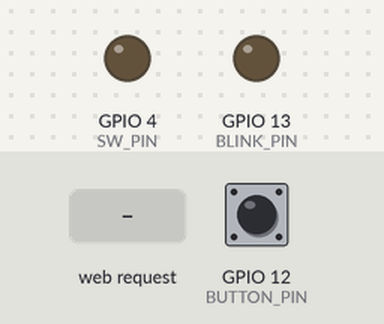
Bench run of a program on a simulated ESP8266 (NodeMCU). Parts: output pins drawn as LEDs (lit = HIGH). The test bench sets the inputs (shaded band); at power-on: GPIO 12 (BUTTON_PIN) HIGH. WiFi joins after 1.5 s; servers stay silent unless stated; storage starts empty; EEPROM starts erased; what the program prints to the serial monitor is not drawn.

Above: at 4.9 s.
5.0 s: GPIO 12 (BUTTON_PIN) pulled LOW for 0.15 s
At 6.1 s:
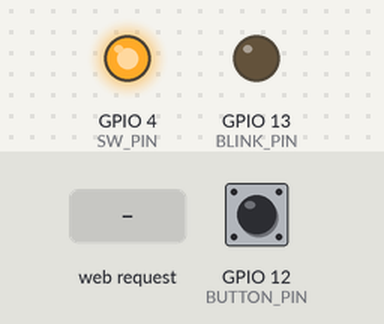
6.9 s: HTTP request GET /sw?state=off received
At 7.4 s:
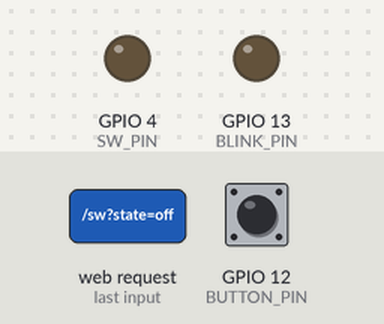
8.4 s: HTTP request GET /sw?state=on received
At 9.7 s:
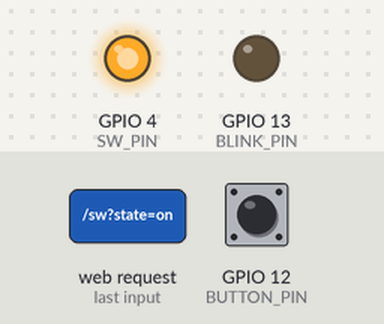
Timing chart, 0 to 11.4 s (numbered marks = the images above; inputs shaded):
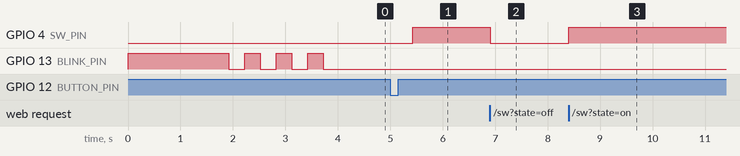

The program:

main.cpp
```cpp
#include <Arduino.h>
#include <ESP8266WiFi.h>
#include <ESP8266mDNS.h>
#include <ESPAsyncTCP.h>
#include <ESPAsyncWebServer.h>
#include <ESPAsyncWiFiManager.h>
#include <AsyncElegantOTA.h>
#include <PubSubClient.h>
#include <LittleFS.h>
#include <OneButton.h>

#include "blink.h"
#include "config.h"

#define SW_PIN 4
#define BUTTON_PIN 12

bool sw_state = false;
bool enable_mqtt = false;

unsigned long lastMqttReconnectTime = 0;

WiFiClient wifiClient;
PubSubClient mqttClient(wifiClient);

AsyncWebServer server(80);
DNSServer dns;

OneButton button(BUTTON_PIN, true);

void changeSw(bool state) {
  sw_state = state;
  digitalWrite(SW_PIN, state);
}

void connectWifi() {
  AsyncWiFiManager wifiManager(&server, &dns);
  wifiManager.autoConnect("ESPConfigAP");
  Serial.println("WiFi connected");
  Serial.println("IP address: ");
  Serial.println(WiFi.localIP());
}

String chipInfo() {
  String str = "";
  str += "&ChipID=";
  str += ESP.getChipId();
  str += "&FlashSize=";
  str += ESP.getFlashChipSize();
  str += "&AvailableHeap=";
  str += ESP.getFreeHeap();
  str += "&StationSSID=" + WiFi.SSID();
  str += "&StationIP=" + WiFi.localIP().toString();
  str += "&StationMAC=" + WiFi.macAddress();
  return str;
}

void callback(char* topic, byte* payload, size_t length) {
	Serial.print("Topic:");
	Serial.println(topic);
	String msg = "";
	for (size_t i = 0; i < length; i++) {
		msg += (char)payload[i];
	}
	Serial.print("Msg:");
	Serial.println(msg);
	if (msg == "off") {
    changeSw(false);
    blink(2, 150);
	} else {
    changeSw(true);
    blink(2, 150);
	}
}

bool checkMqttEnable () {
  enable_mqtt = *config.mqtt_host != '\0' && *config.mqtt_port != '\0' && *config.mqtt_key != '\0' && *config.mqtt_topic != '\0';
  return enable_mqtt;
}

void reconnect() {
  if (lastMqttReconnectTime != 0 && millis() > lastMqttReconnectTime && millis() < lastMqttReconnectTime + 1000 * 60 * 5) {
    return;
  }
  lastMqttReconnectTime = millis();
  int i = 5;
	while (!mqttClient.connected() && i--) {
		Serial.print("Attempting MQTT connection...");
		// Attempt to connect
		if (mqttClient.connect(config.mqtt_key)) {
			Serial.println("connected");
			Serial.print("subscribe:");
			Serial.println(config.mqtt_topic);
			//订阅主题，如果需要订阅多个主题，可发送多条订阅指令client.subscribe(topic2);client.subscribe(topic3);
			mqttClient.subscribe(config.mqtt_topic);
		} else {
			Serial.print("failed, rc=");
			Serial.print(mqttClient.state());
			Serial.println(" try again in 1 seconds");
			// Wait 1 seconds before retrying
			delay(1000);
		}
	}
}

void setServer() {
  if (MDNS.begin(config.host_name)) { // Start mDNS with name esp8266
		Serial.println("mDNS started");
		Serial.printf("http://%s.local\n", config.host_name);
	}

  AsyncElegantOTA.begin(&server); // Start ElegantOTA

  // star littlefs
  if (!LittleFS.begin()) {
    Serial.println("An Error has occurred while mounting LittleFS");
    return;
  }
  Serial.println("Littlefs is success open");
  AsyncStaticWebHandler* handler = &server.serveStatic("/", LittleFS, "/");
  handler->setDefaultFile("index.html");

  server.on("/state", HTTP_GET, [](AsyncWebServerRequest *request) {
		request->send(200, "text/plain", sw_state ? "on" : "off");
	});

	server.on("/sw", HTTP_GET, [](AsyncWebServerRequest *request) {
		if(request->hasArg("state")) {
			String v = request->arg("state");
      changeSw(v.equals("on"));
		}
    request->send(200, "text/plain", "ok");
	});

  server.on("/info", HTTP_GET, [](AsyncWebServerRequest *request) {
    String info = chipInfo();
		request->send(200, "text/plain", info);
	});
  server.on("/loadConfig", HTTP_GET, [](AsyncWebServerRequest *request) {
		String config_txt = getConfigTxt();
		request->send(200, "text/plain", config_txt);
	});
	server.on("/saveConfig", HTTP_GET, [](AsyncWebServerRequest *request) {
		strcpy(config.host_name, request->arg("host_name").c_str());
    strcpy(config.mqtt_host, request->arg("mqtt_host").c_str());
    strcpy(config.mqtt_port, request->arg("mqtt_port").c_str());
		strcpy(config.mqtt_key, request->arg("mqtt_key").c_str());
		strcpy(config.mqtt_topic, request->arg("mqtt_topic").c_str());
		saveConfig();
		request->send(200, "text/plain", "save ok, delay restart ...");
	});

  server.on("/restart", HTTP_GET, [](AsyncWebServerRequest *request) {
		request->send(200, "text/plain", "restart");
		Serial.println("restart 。。。 ");
		ESP.restart();
	});

  server.begin();
  Serial.println("Web server started");
}

void buttonClick() {
  changeSw(!sw_state);
}

void setup() {
  // put your setup code here, to run once:
  Serial.begin(9600);
  Serial.println("\nSerial star Running");
  pinMode(BLINK_PIN, OUTPUT);
  pinMode(SW_PIN, OUTPUT);
  pinMode(BUTTON_PIN, INPUT_PULLUP);

  blink_on();
	loadConfig();
	Serial.println("config_txt: " + getConfigTxt());
  connectWifi();
  setServer();

  if (checkMqttEnable()) {
    Serial.println("MQTT Start ");
    mqttClient.setServer(config.mqtt_host, atoi(config.mqtt_port)); // 设置mqtt服务器
    mqttClient.setCallback(callback); // mqtt消息处理
    reconnect();
  }

  blink_ok();
  changeSw(false);
  button.attachClick(buttonClick);

  Serial.println("start ok.");
}

void loop() {
  delay(100);
  button.tick();
  MDNS.update();
  if (enable_mqtt) {
    if (mqttClient.connected()) {
      mqttClient.loop();
    } else {
      reconnect();
    }
  }
}
```

blink.h
```cpp
#ifndef BLink_h
#define BLink_h

#include <Arduino.h>

#define BLINK_PIN 13

void blink(int times, int dl)
{
    digitalWrite(BLINK_PIN, HIGH);
    bool led_on = false;
    for (int i = 0; i <= times * 2; i++)
    {
        delay(dl);
        led_on = !led_on;
        digitalWrite(BLINK_PIN, led_on ? LOW : HIGH);
    }
    digitalWrite(BLINK_PIN, LOW);
}

void blink_on () {
    digitalWrite(BLINK_PIN, HIGH);
}

void blink_off () {
    digitalWrite(BLINK_PIN, LOW);
}

void blink(int times)
{
    blink(times, 100);
}

void blink()
{
    blink(2, 100);
}

void blink_err()
{
    blink(3, 150);
}

void blink_ok()
{
    blink(3, 300);
}

#endif
```

config.h
```cpp
#ifndef CONFIG_h
#define CONFIG_h

#include <Arduino.h>
#include <EEPROM.h>
#include <string.h>

/**
* 结构体
*/
struct config_type {
    int init;
    char host_name[32];
    char mqtt_host[32];
    char mqtt_port[8];
    char mqtt_key[64];
    char mqtt_topic[16];
};

config_type config;

String getConfigTxt() {
    String str = "";
    str += "host_name=";
    str += config.host_name;
    str += "&";
    str += "mqtt_host=";
    str += config.mqtt_host;
    str += "&";
    str += "mqtt_port=";
    str += config.mqtt_port;
    str += "&";
    str += "mqtt_key=";
    str += config.mqtt_key;
    str += "&";
    str += "mqtt_topic=";
    str += config.mqtt_topic;
    str += "&";
    return str;
}

/**
* 存储信息
*/
void saveConfig() {
    EEPROM.begin(256);
    uint8_t *p = (uint8_t*)(&config);
    for (unsigned int i = 0; i < sizeof(config); i++) {
        EEPROM.write(i, *(p + i));
    }
    EEPROM.commit();
}

/**
* 加载存储的信息
*/
uint8_t *p = (uint8_t*)(&config);
void loadConfig() {
    EEPROM.begin(256);
    for (unsigned int i = 0; i < sizeof(config); i++) {
        *(p + i) = EEPROM.read(i);
    }
    EEPROM.commit();

    if (config.init != 1) {
        config.init = 1;
        strcpy(config.host_name, "myplug");
        strcpy(config.mqtt_host, "bemfa.com");
        strcpy(config.mqtt_port, "9501");
        strcpy(config.mqtt_key, "");
        strcpy(config.mqtt_topic, "myplug003");
    }
}

#endif
```

Measured:
- after the input at 5.0 s, GPIO 4 (SW_PIN): LOW → HIGH after 0.43 s
- after the input at 6.9 s, GPIO 4 (SW_PIN): HIGH → LOW at once
- after the input at 8.4 s, GPIO 4 (SW_PIN): LOW → HIGH at once
